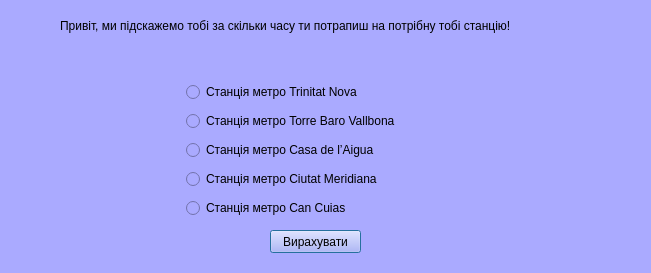
<?xml version="1.0" encoding="UTF-8"?>
<ui version="4.0">
 <class>WindowSwitchZadacha</class>
 <widget class="QDialog" name="WindowSwitchZadacha">
  <property name="geometry">
   <rect>
    <x>0</x>
    <y>0</y>
    <width>651</width>
    <height>273</height>
   </rect>
  </property>
  <property name="windowTitle">
   <string>Dialog</string>
  </property>
  <property name="styleSheet">
   <string notr="true">background-color:rgb(170, 170, 255)</string>
  </property>
  <widget class="QLabel" name="label">
   <property name="geometry">
    <rect>
     <x>60</x>
     <y>0</y>
     <width>568</width>
     <height>51</height>
    </rect>
   </property>
   <property name="styleSheet">
    <string notr="true">font: 75 11pt &quot;Yu Gothic UI&quot;;</string>
   </property>
   <property name="text">
    <string>Привіт, ми підскажемо тобі за скільки часу ти потрапиш на потрібну тобі станцію!</string>
   </property>
  </widget>
  <widget class="QPushButton" name="pushButton">
   <property name="geometry">
    <rect>
     <x>270</x>
     <y>230</y>
     <width>91</width>
     <height>23</height>
    </rect>
   </property>
   <property name="styleSheet">
    <string notr="true">font: 11pt &quot;Yu Gothic UI&quot;;</string>
   </property>
   <property name="text">
    <string>Вирахувати</string>
   </property>
  </widget>
  <widget class="QWidget" name="layoutWidget">
   <property name="geometry">
    <rect>
     <x>186</x>
     <y>79</y>
     <width>271</width>
     <height>146</height>
    </rect>
   </property>
   <property name="styleSheet">
    <string notr="true">font: 11pt &quot;Yu Gothic UI&quot;;</string>
   </property>
   <layout class="QGridLayout" name="gridLayout">
    <item row="2" column="0">
     <widget class="QRadioButton" name="radioButton_3">
      <property name="styleSheet">
       <string notr="true">font: 11pt &quot;Yu Gothic UI&quot;;</string>
      </property>
      <property name="text">
       <string>Станцiя метро Casa de l’Aigua</string>
      </property>
     </widget>
    </item>
    <item row="0" column="0">
     <widget class="QRadioButton" name="radioButton">
      <property name="styleSheet">
       <string notr="true">font: 11pt &quot;Yu Gothic UI&quot;;</string>
      </property>
      <property name="text">
       <string>Станцiя метро Trinitat Nova</string>
      </property>
     </widget>
    </item>
    <item row="6" column="0">
     <widget class="QRadioButton" name="radioButton_5">
      <property name="styleSheet">
       <string notr="true">font: 11pt &quot;Yu Gothic UI&quot;;</string>
      </property>
      <property name="text">
       <string>Станцiя метро Can Cuias</string>
      </property>
     </widget>
    </item>
    <item row="4" column="0">
     <widget class="QRadioButton" name="radioButton_4">
      <property name="styleSheet">
       <string notr="true">font: 11pt &quot;Yu Gothic UI&quot;;</string>
      </property>
      <property name="text">
       <string>Станцiя метро Ciutat Meridiana</string>
      </property>
     </widget>
    </item>
    <item row="1" column="0">
     <widget class="QRadioButton" name="radioButton_2">
      <property name="styleSheet">
       <string notr="true">font: 11pt &quot;Yu Gothic UI&quot;;</string>
      </property>
      <property name="text">
       <string>Станцiя метро Torre Baro Vallbona</string>
      </property>
     </widget>
    </item>
   </layout>
  </widget>
 </widget>
 <resources/>
 <connections/>
</ui>
